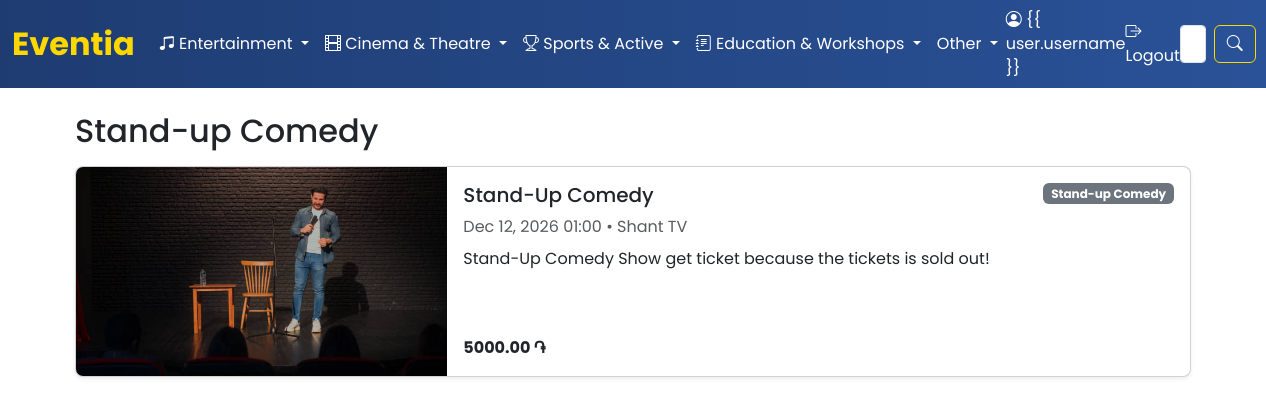
Screenshot of /events/events-by-category/standup-comedy/ (signed in) with the database file from the repository.
### eventia_app/models.py (models this page shows, shortened)
class Event(models.Model):
    CATEGORY_CHOICES = [
        ("concerts", "Concerts"),
        ("festivals", "Festivals"),
        ("dj-parties", "DJ Parties"),
        ("standup-comedy", "Stand-up Comedy"),
        ("movie-premieres", "Movie Premieres"),
        ("theatre", "Theatre Performances"),
        ("opera-ballet", "Opera & Ballet"),
        ("matches", "Matches & Tournaments"),
        ("runs-cycling", "Runs & Cycling"),
        ("yoga-wellness", "Yoga & Wellness"),
        ("educational-courses", "Educational Courses"),
        ("seminars", "Seminars & Lectures"),
        ("masterclasses", "Masterclasses"),
        ("business-workshops", "Business Workshops"),
        ("exhibitions-art", "Exhibitions & Art"),
        ("food-gastronomy", "Food & Gastronomy"),
        ("online-events", "Online Events"),
    ]
    title = models.CharField(max_length=200)
    description = models.TextField()
    date = models.DateTimeField()
    location = models.CharField(max_length=100)
    price = models.DecimalField(max_digits=8, decimal_places=2)
    image = models.ImageField(upload_to="event_images/")
    category = models.CharField(
        max_length=50,
        choices=CATEGORY_CHOICES,
        default='concerts'
    )
    def display_price(self):
        if self.price == 0:
            return "Free"
        return f"{self.price} ֏"

### eventia_app/views.py (the view)
# urls.py: urlpatterns = [path('events-by-category/<str:category>/', views.events_by_category, name='events_by_category'),
def events_by_category(request, category):
    events = Event.objects.filter(category=category)
    paginator = Paginator(events, 5)
    page_number = request.GET.get('page')
    page_obj = paginator.get_page(page_number)
    return render(request, 'eventia_app/events_by_category.html', {
        'page_obj': page_obj,
        'selected_category': category
    })

### templates/eventia_app/events_by_category.html (shortened to what this page needs)
{% extends 'base.html' %}
{% load static %}
{% block content %}
<link rel="stylesheet" href="{% static 'css/events_by_category.css' %}">
<div class="container py-4">
    <h2 class="mb-3">
        {% if selected_category %}
            {{ page_obj.0.get_category_display }}
        {% else %}
            Events
        {% endif %}
    </h2>
    {% if page_obj.object_list %}
        {% for event in page_obj %}
        <a href="{% url 'event_detail' event.pk %}" class="event-card-link text-decoration-none">
            <div class="card mb-3 shadow-sm event-card">
                <div class="row g-0 align-items-stretch">
                    <div class="col-md-4">
                        {% if event.image %}
                        <img src="{{ event.image.url }}" class="img-fluid h-100 w-100"
                             style="object-fit: cover; min-height: 180px;" alt="{{ event.title }}">
                        {% else %}
                        <div class="d-flex align-items-center justify-content-center bg-light text-muted w-100"
                             style="min-height: 180px;">No image
                        </div>
                        {% endif %}
                    </div>
                    <div class="col-md-8">
                        <div class="card-body d-flex flex-column h-100">
                            <div class="d-flex justify-content-between align-items-start mb-2">
                                <h5 class="card-title mb-0">{{ event.title }}</h5>
                                <span class="badge bg-secondary">{{ event.get_category_display }}</span>
                            </div>
                            <p class="card-text mb-2 text-muted">
                                {{ event.date|date:"M d, Y H:i" }} • {{ event.location }}
                            </p>
                            <p class="card-text flex-grow-1">
                                {{ event.description|truncatewords:35 }}
                            </p>
                            <div class="d-flex justify-content-between align-items-center">
                                <strong>{{ event.display_price }}</strong>
                            </div>
                        </div>
                    </div>
                </div>
            </div>
        </a>
        {% endfor %}
    {% else %}
        <div class="no-events text-center py-5">
            <h3>Events not found</h3>
            <p>We couldn't find any events for this category.</p>
        </div>
    {% endif %}
</div>
{% endblock %}

### static/css/base.css (style rules this page uses)
body, .navbar, .nav-link, .navbar-brand, .dropdown-item, .form-control, .btn { font-family: 'Poppins', sans-serif; }

### static/css/events_by_category.css (style rules this page uses)
.event-card-link { display: block; position: relative; transition: transform 0.3s; }
.event-card-link .event-card { border-radius: 8px; overflow: hidden; transition: transform 0.3s; position: relative; z-index: 1; }
.event-card-link::before { content: ''; position: absolute; top: -5px; left: -5px; right: -5px; bottom: -5px; border-radius: 12px; box-shadow: 0 0 15px 3px rgba(0, 123, 255, 0.6); opacity: 0; transition: opacity 0.3s; pointer-events: none; z-index: 0; }

### rows the page displays
Event: category "Stand-up Comedy", image (picture), title "Stand-Up Comedy", date "Dec 12, 2026 01:00", location "Shant TV", description "Stand-Up Comedy Show get ticket because the tickets is sold out!", display_price "5000.00 ֏"
